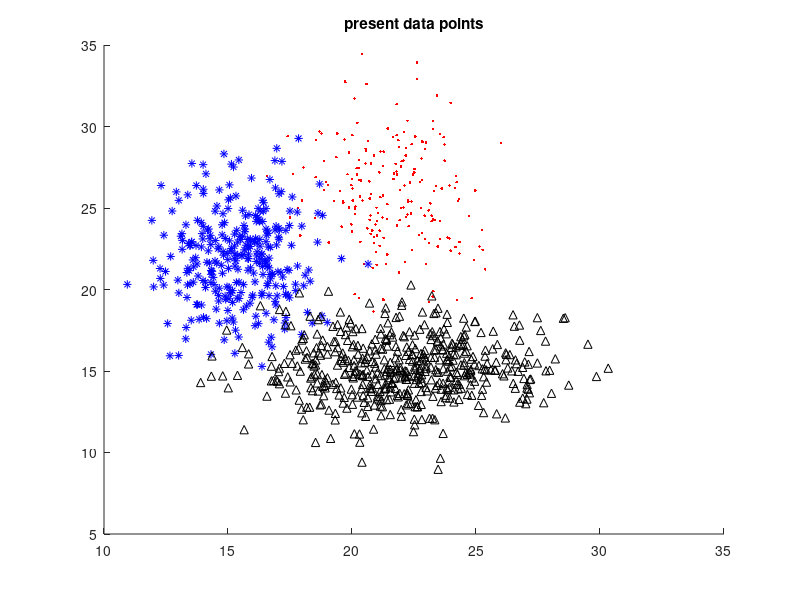

MATLAB code to generate this figure:
%define the parameters
params=struct;
%probability of the k classes
k=3;
params.a=[0.2,0.3,0.5]';
%k vectors of expectations
params.mu=[1,5.9;-3.0,2;1.3,-4.8].*[1.5 1]+[20,20];
%k covarians matrices
params.cov=zeros(2,2,3);
params.cov(:,:,1)=[4,0;0,8];
params.cov(:,:,2)=[2.5,0;0,7];
params.cov(:,:,3)=[9,0;0,3];
params.sigma=zeros(size(params.mu));

%create the data by params
data=struct;
N=1000;
data.labels=zeros(N,1);
data.pos=zeros(N,2);
%preparing graph options
if size(data.pos,2)==2
    colors=['r','b','k'];
    opts=['.','*','^'];
    figure
    hold
    title("present data points")
end
j=1;
for i=1:k
    first=j;
    last=j+N*params.a(i)-1;
    data.labels(first:last,1)=i;
    params.sigma(i,:)=sqrt(diag(params.cov(:,:,i)));
    data.pos(first:last,:)=randn(N*params.a(i),2).*params.sigma(i,:)+params.mu(i,:);
    j=last+1;
    if size(data.pos,2)==2
        plot(data.pos(first:last,1),data.pos(first:last,2),sprintf("%c%c",colors(i),opts(i)));
    end
end

data.a=params.a;
data.mu=params.mu;
data.sigma=params.sigma;

save new_data data params
